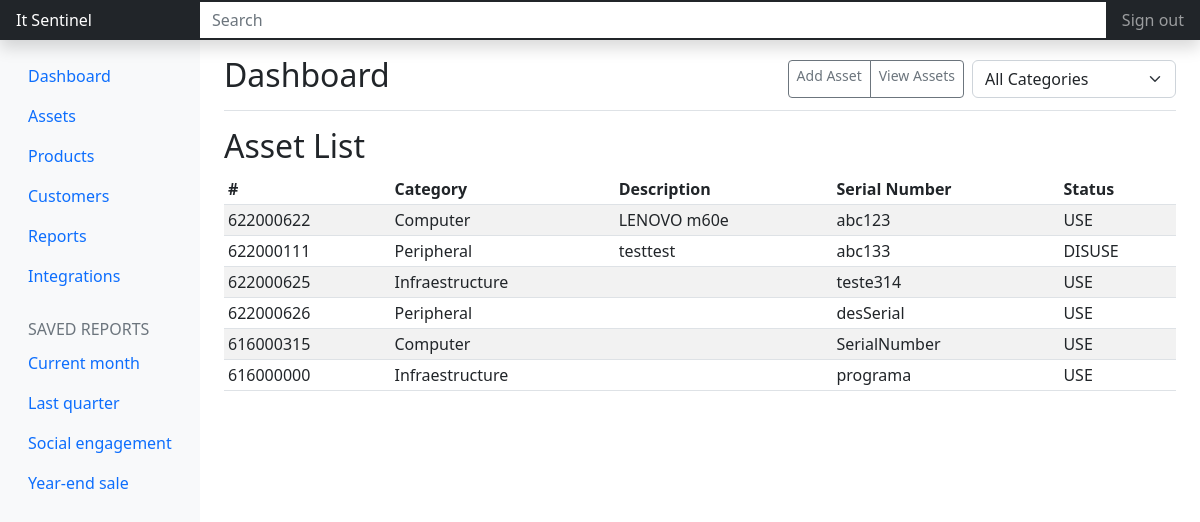
The page /assets/list/All/ on the database as committed earlier.
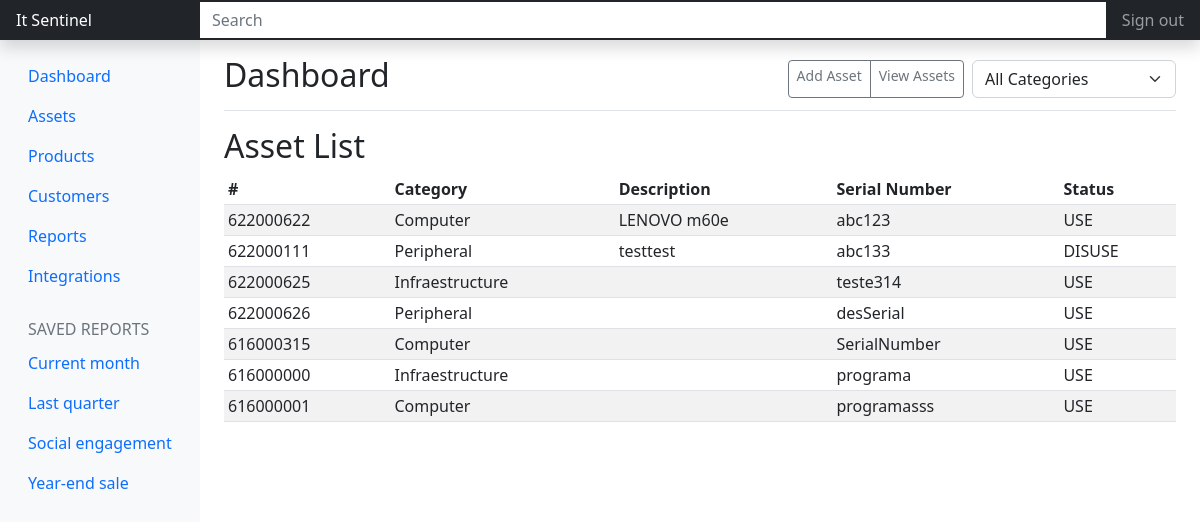
The same page on the database as committed later.
### assetsapp/models.py (models this page shows, shortened)
class Asset(models.Model):
    asset_number = models.CharField(primary_key=True, max_length=9, unique=True)
    asset_category = models.ForeignKey('AssetCategory', on_delete=models.PROTECT)
    description = models.CharField(max_length=255, blank=True)
    serial_number = models.CharField(max_length=100, unique=True)
    location = models.CharField(max_length=50)
    status = models.CharField(max_length=9, choices = STATUS, default="USE")
    purchase_date = models.DateField()
    warranty_expiry_date = models.DateField()

class AssetCategory(models.Model):
    name = models.CharField(max_length=100, unique=True)

### assetsapp/views.py (the view)
# urls.py: path('list/<str:category>/', AssetListView.as_view(), name='asset_list'),
class AssetListView(ListView):
    model = Asset
    template_name = 'assetsapp/dashboard.html'
    context_object_name = 'assets'
    def get_queryset(self):
        category_name = self.kwargs.get('category', None)
        if category_name:
            if category_name == 'All':
                return Asset.objects.all()
            else:
                category = get_object_or_404(AssetCategory, name=category_name)
                return Asset.objects.filter(asset_category=category)
        return Asset.objects.all()
    def get_context_data(self, **kwargs):
        context = super().get_context_data(**kwargs)
        context['asset_categories'] = AssetCategory.objects.all()
        return context

### templates/assetsapp/dashboard.html (shortened to what this page needs)
{% extends "base.html" %}
{% load static %}
{% block content %}
<div class="d-flex justify-content-between flex-wrap flex-md-nowrap align-items-center pt-3 pb-2 mb-3 border-bottom">
  <h1 class="h2">Dashboard</h1>
  <div class="btn-toolbar mb-2 mb-md-0">
      <div class="btn-group me-2">
        <a type="button" class="btn btn-sm btn-outline-secondary" href="{% url 'add_assets' %}">Add Asset</a>
        <a type="button" class="btn btn-sm btn-outline-secondary" href="{% url 'asset_list' category='All' %}">View Assets</a>
      </div>
      <div class="btn-group">
          <select class="form-select" id="id_asset_category" name="asset_category" required>
            <option value="">All Categories</option>
          </select>
      </div>
  </div>
</div>
  <h2>Asset List</h2>
  <div class="table-responsive">
    <table class="table table-striped table-sm">
      <thead>
        <tr>
          <th scope="col">#</th>
          <th scope="col">Category</th>
          <th scope="col">Description</th>
          <th scope="col">Serial Number</th>
          <th scope="col">Status</th>
        </tr>
      </thead>
      <tbody>
        {% for asset in assets|slice:":20" %}
          <tr>
            <td>{{ asset.asset_number }}</td>
            <td>{{ asset.asset_category.name }}</td>
            <td>{{ asset.description }}</td>
            <td>{{ asset.serial_number }}</td>
            <td>{{ asset.status }}</td>
          </tr>
        {% endfor %}
      </tbody>
    </table>
  </div>
{% endblock %}

Rows that differ between the two databases and show on the page:
added Asset: asset_number "616000001", asset_category.name "Computer", serial_number "programasss", status "USE"
